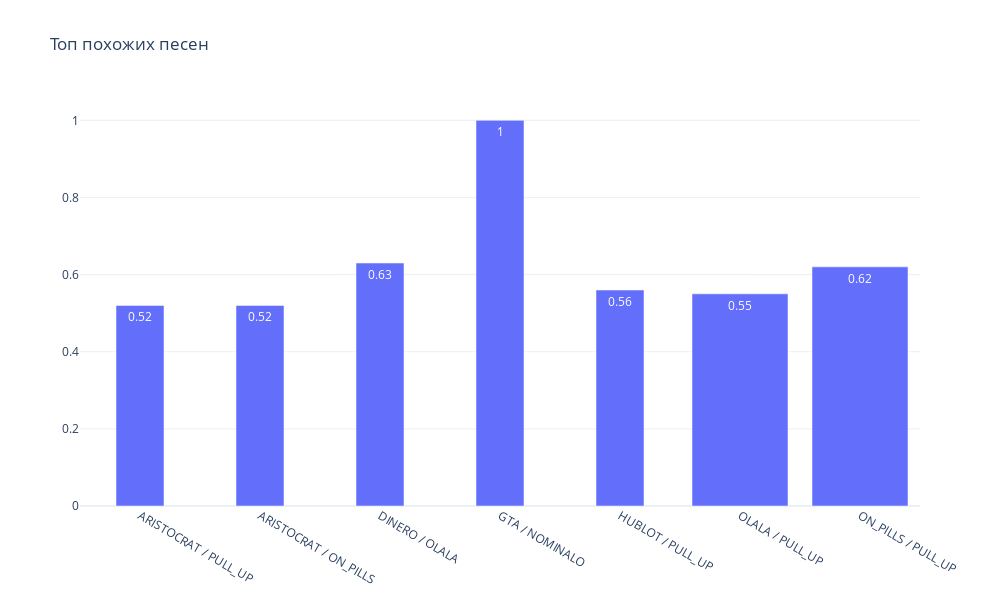

The code cell stored with this chart in its notebook:
### Code cell
# Диаграмма для похожих треков

fig = go.Figure([go.Bar(x=df_top_sim['name'],
                        y=df_top_sim['value'],
                        width=[0.4,0.4,0.4,0.4,0.4],
                        text=df_top_sim['value'],
                        textfont_color='white',
                        textposition='auto')])

fig.update_layout(height=600, 
                  width=1000, 
                  title_text="Топ похожих песен", 
                  template='plotly_white')

fig.show()

### Figure 1 — Plotly figure (JSON) as saved in the notebook; plotly's stock layout.template omitted (floating-point values rounded to 4 significant figures)
{"data": [{"text": [0.52, 0.52, 0.63, 1, 0.56, 0.55, 0.62], "textfont": {"color": "white"}, "textposition": "auto", "type": "bar", "width": [0.4, 0.4, 0.4, 0.4, 0.4], "x": ["ARISTOCRAT / PULL_UP", "ARISTOCRAT / ON_PILLS", "DINERO / OLALA", "GTA / NOMINALO", "HUBLOT / PULL_UP", "OLALA / PULL_UP", "ON_PILLS / PULL_UP"], "y": [0.52, 0.52, 0.63, 1, 0.56, 0.55, 0.62]}], "layout": {"height": 600, "title": {"text": "Топ похожих песен"}, "width": 1000}}
